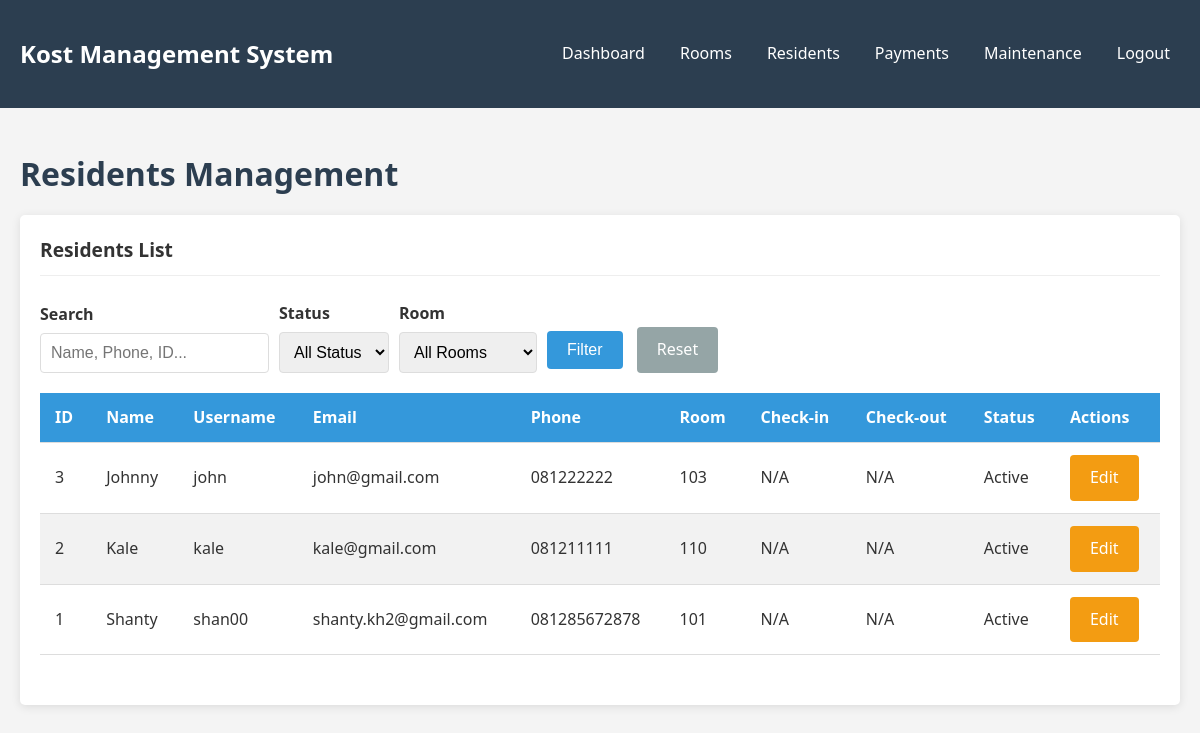
Page /admin/residents.php (signed in) on the committed database.
### tables this page shows
CREATE TABLE `residents` (
  `id` int(11) NOT NULL,
  `user_id` int(11) NOT NULL,
  `room_id` int(11) DEFAULT NULL,
  `full_name` varchar(100) NOT NULL,
  `phone` varchar(20) NOT NULL,
  `emergency_contact` varchar(100) DEFAULT NULL,
  `id_card_number` varchar(50) NOT NULL,
  `check_in_date` date DEFAULT NULL,
  `check_out_date` date DEFAULT NULL,
  `status` enum('active','inactive') NOT NULL DEFAULT 'active'
);

CREATE TABLE `users` (
  `id` int(11) NOT NULL,
  `username` varchar(50) NOT NULL,
  `password` varchar(255) NOT NULL,
  `email` varchar(100) NOT NULL,
  `role` enum('admin','resident') NOT NULL DEFAULT 'resident',
  `created_at` timestamp NOT NULL DEFAULT current_timestamp()
);

CREATE TABLE `rooms` (
  `id` int(11) NOT NULL,
  `room_number` varchar(10) NOT NULL,
  `floor` int(11) NOT NULL,
  `price` decimal(10,2) NOT NULL,
  `facilities` text DEFAULT NULL,
  `status` enum('available','occupied','maintenance') NOT NULL DEFAULT 'available'
);

### admin/residents.php (the view, shortened to what this page needs)
<?php
require_once "../config.php";
$records_per_page = 10;
$page = isset($_GET['page']) && is_numeric($_GET['page']) ? $_GET['page'] : 1;
$offset = ($page - 1) * $records_per_page;
$search = "";
$sql = "SELECT r.*, rm.room_number, u.username, u.email
        FROM residents r
        LEFT JOIN rooms rm ON r.room_id = rm.id
        JOIN users u ON r.user_id = u.id
        WHERE 1=1 ";
$params = [];
$types = "";
$sql .= "ORDER BY r.full_name ASC LIMIT ?, ?";
$params[] = $offset;
$params[] = $records_per_page;
$types .= "ii";
$stmt = mysqli_prepare($conn, $sql);
if($params){
    mysqli_stmt_bind_param($stmt, $types, ...$params);
}
mysqli_stmt_execute($stmt);
$residents = mysqli_stmt_get_result($stmt);
?>
<!DOCTYPE html>
<html lang="en">
<head>
    <link rel="stylesheet" href="../css/style.css">
</head>
<body>
    <?php include "admin_navbar.php"; ?>
    <div class="container">
        <h1>Residents Management</h1>
        <div class="card">
            <div class="card-header">
                <div style="display: flex; justify-content: space-between; align-items: center;">
                    <span>Residents List</span>
                </div>
            </div>
            <div class="card-body">
                <form method="GET" action="<?php echo htmlspecialchars($_SERVER["PHP_SELF"]); ?>" style="margin-bottom: 20px;">
                    <div style="display: flex; gap: 10px; flex-wrap: wrap; align-items: flex-end;">
                        <div>
                            <label for="search">Search</label>
                            <input type="text" name="search" id="search" class="form-control" placeholder="Name, Phone, ID..." value="<?php echo htmlspecialchars($search); ?>">
                        </div>
                        <div>
                            <label for="status">Status</label>
                            <select name="status" id="status" class="form-control">
                                <option value="">All Status</option>
                            </select>
                        </div>
                        <div>
                            <label for="room">Room</label>
                            <select name="room" id="room" class="form-control">
                                <option value="">All Rooms</option>
                            </select>
                        </div>
                        <div>
                            <button type="submit" class="btn btn-primary">Filter</button>
                            <a href="residents.php" class="btn btn-secondary ml-2">Reset</a>
                        </div>
                    </div>
                </form>
                <?php if(mysqli_num_rows($residents) > 0): ?>
                <div class="table-container">
                    <table>
                        <thead>
                            <tr>
                                <th>ID</th>
                                <th>Name</th>
                                <th>Username</th>
                                <th>Email</th>
                                <th>Phone</th>
                                <th>Room</th>
                                <th>Check-in</th>
                                <th>Check-out</th>
                                <th>Status</th>
                                <th>Actions</th>
                            </tr>
                        </thead>
                        <tbody>
                            <?php while($row = mysqli_fetch_array($residents)): ?>
                            <tr>
                                <td><?php echo htmlspecialchars($row["id"]); ?></td>
                                <td><?php echo htmlspecialchars($row["full_name"]); ?></td>
                                <td><?php echo htmlspecialchars($row["username"]); ?></td>
                                <td><?php echo htmlspecialchars($row["email"]); ?></td>
                                <td><?php echo htmlspecialchars($row["phone"]); ?></td>
                                <td><?php echo $row["room_number"] ? htmlspecialchars($row["room_number"]) : "Not Assigned"; ?></td>
                                <td><?php echo $row["check_in_date"] ? htmlspecialchars($row["check_in_date"]) : "N/A"; ?></td>
                                <td><?php echo $row["check_out_date"] ? htmlspecialchars($row["check_out_date"]) : "N/A"; ?></td>
                                <td>
                                    <?php
                                    $status_class = $row["status"] == "active" ? "text-success" : "text-danger";
                                    echo "<span class='{$status_class}'>" . ucfirst(htmlspecialchars($row["status"])) . "</span>";
                                    ?>
                                </td>
                                <td>
                                    <a href="resident_edit.php?id=<?php echo $row['id']; ?>" class="btn btn-sm btn-warning">Edit</a>
                                </td>
                            </tr>
                            <?php endwhile; ?>
                        </tbody>
                    </table>
                </div>
                <?php else: ?>
                <p>No residents found.</p>
                <?php endif; ?>
            </div>
        </div>
    </div>
</body>
</html>

### css/style.css (style rules this page uses)
:root { --primary-color: #3498db; --secondary-color: #2ecc71; --dark-color: #2c3e50; --light-color: #ecf0f1; --danger-color: #e74c3c; --warning-color: #f39c12; --success-color: #27ae60; }
* { box-sizing: border-box; margin: 0; padding: 0; }
body { font-family: 'Segoe UI', Tahoma, Geneva, Verdana, sans-serif; line-height: 1.6; background-color: #f4f4f4; color: #333; }
.container { width: 100%; max-width: 1200px; margin: 0 auto; padding: 20px; }
h1, h2, h3, h4 { margin-bottom: 15px; color: var(--dark-color); }
a { color: var(--primary-color); text-decoration: none; }
label { display: block; margin-bottom: 5px; font-weight: 600; }
.form-control { width: 100%; padding: 10px; border: 1px solid #ddd; border-radius: 4px; font-size: 16px; }
.btn { display: inline-block; padding: 10px 20px; background-color: var(--primary-color); color: white; border: none; border-radius: 4px; cursor: pointer; font-size: 16px; transition: background-color 0.3s; }
.btn-primary { background-color: var(--primary-color); }
.btn-secondary { background-color: #95a5a6; }
.btn-warning { background-color: var(--warning-color); }
.ml-2 { margin-left: 10px; }
.table-container { overflow-x: auto; }
table { width: 100%; border-collapse: collapse; margin-bottom: 20px; }
th, td { padding: 12px 15px; text-align: left; border-bottom: 1px solid #ddd; }
th { background-color: var(--primary-color); color: white; }
tr:nth-child(even) { background-color: #f2f2f2; }
.card { background-color: white; border-radius: 5px; box-shadow: 0 2px 10px rgba(0, 0, 0, 0.1); padding: 20px; }
.card-header { font-weight: bold; font-size: 1.2rem; padding-bottom: 10px; border-bottom: 1px solid #eee; margin-bottom: 15px; }
.card-body { padding: 10px 0; }

### rows in the picture
residents: id "3", full_name "Johnny", user.username "john", user.email "john@gmail.com", phone "081222222", room.room_number "103", shows "N/A", status "Active"
residents: id "2", full_name "Kale", user.username "kale", user.email "kale@gmail.com", phone "081211111", room.room_number "110", shows "N/A", status "Active"
residents: id "1", full_name "Shanty", user.username "shan00", user.email "shanty.kh2@gmail.com", phone "081285672878", room.room_number "101", shows "N/A", status "Active"
